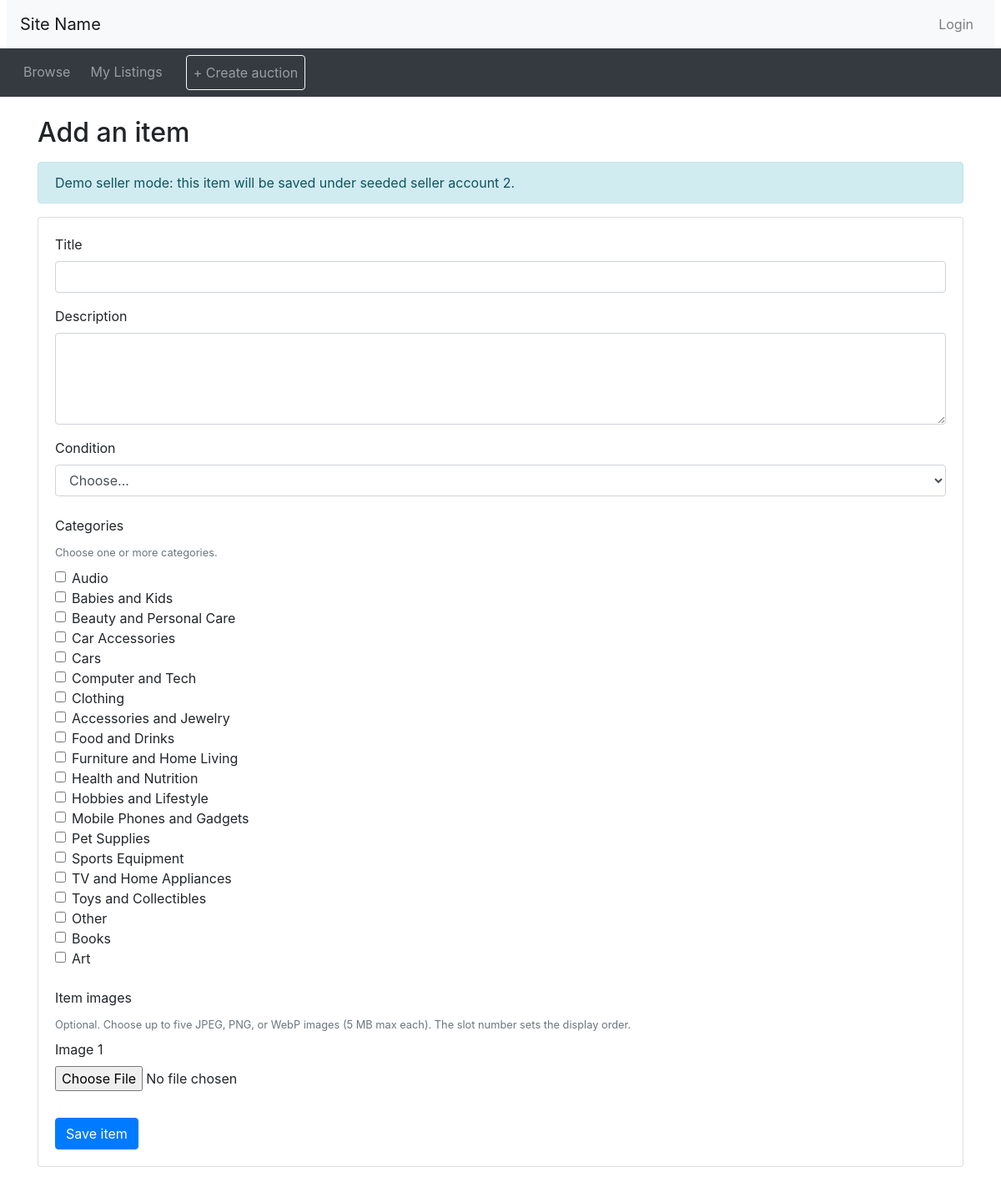
Screenshot of /auction/create_item.php with the database file from the repository.
### tables this page shows
CREATE TABLE Categories (
    categoryId INT UNSIGNED NOT NULL AUTO_INCREMENT PRIMARY KEY,
    name       ENUM(
        'AUDIO',
        'BABIES_AND_KIDS',
        'BEAUTY_AND_PERSONAL_CARE',
        'CAR_ACCESSORIES',
        'CARS',
        'COMPUTER_AND_TECH',
        'CLOTHING',
        'ACCESSORIES_AND_JEWELRY',
        'FOOD_AND_DRINKS',
        'FURNITURE_AND_HOME_LIVING',
        'HEALTH_AND_NUTRITION',
        'HOBBIES_AND_LIFESTYLE',
        'MOBILE_PHONES_AND_GADGETS',
        'PET_SUPPLIES',
        'SPORTS_EQUIPMENT',
        'TV_AND_HOME_APPLIANCES',
        'TOYS_AND_COLLECTIBLES',
        'OTHER',
        'BOOKS',
        'ART'
    ) NOT NULL UNIQUE
);

### auction/create_item.php (the view, shortened to what this page needs)
<?php include_once("header.php")?>
<div class="container my-4">
  <h2 class="my-3">Add an item</h2>
  <div class="alert alert-info">
    Demo seller mode: this item will be saved under seeded seller account 2.
  </div>
<?php
  require_once __DIR__ . '/../sql/database.php';
  $categories = mysqli_query($connection, 'SELECT categoryId, name FROM Categories ORDER BY name');
  $category_labels = [
    'AUDIO' => 'Audio',
    'BABIES_AND_KIDS' => 'Babies and Kids',
    'BEAUTY_AND_PERSONAL_CARE' => 'Beauty and Personal Care',
    'CAR_ACCESSORIES' => 'Car Accessories',
    'CARS' => 'Cars',
    'COMPUTER_AND_TECH' => 'Computer and Tech',
    'CLOTHING' => 'Clothing',
    'ACCESSORIES_AND_JEWELRY' => 'Accessories and Jewelry',
    'FOOD_AND_DRINKS' => 'Food and Drinks',
    'FURNITURE_AND_HOME_LIVING' => 'Furniture and Home Living',
    'HEALTH_AND_NUTRITION' => 'Health and Nutrition',
    'HOBBIES_AND_LIFESTYLE' => 'Hobbies and Lifestyle',
    'MOBILE_PHONES_AND_GADGETS' => 'Mobile Phones and Gadgets',
    'PET_SUPPLIES' => 'Pet Supplies',
    'SPORTS_EQUIPMENT' => 'Sports Equipment',
    'TV_AND_HOME_APPLIANCES' => 'TV and Home Appliances',
    'TOYS_AND_COLLECTIBLES' => 'Toys and Collectibles',
    'OTHER' => 'Other',
    'BOOKS' => 'Books',
    'ART' => 'Art',
  ];
?>
  <div class="card">
    <div class="card-body">
      <form method="post" action="create_item_result.php" enctype="multipart/form-data">
        <div class="form-group">
          <label for="itemTitle">Title</label>
          <input type="text" class="form-control" id="itemTitle" name="title" maxlength="255" required>
        </div>
        <div class="form-group">
          <label for="itemDescription">Description</label>
          <textarea class="form-control" id="itemDescription" name="description" rows="4"></textarea>
        </div>
        <div class="form-group">
          <label for="itemCondition">Condition</label>
          <select class="form-control" id="itemCondition" name="condition" required>
            <option value="">Choose...</option>
          </select>
        </div>
        <fieldset class="form-group">
          <legend class="col-form-label">Categories</legend>
          <small class="form-text text-muted mb-2">Choose one or more categories.</small>
<?php while ($category = mysqli_fetch_assoc($categories)): ?>
          <div class="form-check">
            <input class="form-check-input" type="checkbox" name="category_ids[]" id="category<?php echo (int) $category['categoryId']; ?>" value="<?php echo (int) $category['categoryId']; ?>">
            <label class="form-check-label" for="category<?php echo (int) $category['categoryId']; ?>"><?php echo htmlspecialchars($category_labels[$category['name']] ?? $category['name'], ENT_QUOTES | ENT_SUBSTITUTE, 'UTF-8'); ?></label>
          </div>
<?php endwhile; ?>
        </fieldset>
        <fieldset class="form-group">
          <legend class="col-form-label">Item images</legend>
          <small class="form-text text-muted mb-2">
            Optional. Choose up to five JPEG, PNG, or WebP images (5 MB max each). The slot number sets the display order.
          </small>
<?php for ($image_order = 1; $image_order <= 5; $image_order++): ?>
          <div class="form-group" data-image-field="<?php echo $image_order; ?>" <?php echo $image_order > 1 ? 'hidden' : ''; ?>>
            <label for="itemImage<?php echo $image_order; ?>">Image <?php echo $image_order; ?></label>
            <input type="file" class="form-control-file" id="itemImage<?php echo $image_order; ?>" name="images[<?php echo $image_order; ?>]" accept="image/jpeg,image/png,image/webp">
          </div>
<?php endfor; ?>
        </fieldset>
        <button type="submit" class="btn btn-primary">Save item</button>
      </form>
    </div>
  </div>
</div>
<?php include_once("footer.php")?>

### auction/header.php (shortened to what this page needs)
<!doctype html>
<html lang="en">
<head>
  <link rel="stylesheet" href="css/bootstrap.min.css">
  <link rel="stylesheet" href="https://cdnjs.cloudflare.com/ajax/libs/font-awesome/4.7.0/css/font-awesome.min.css">
  <link rel="stylesheet" href="css/custom.css">
</head>
<body>
<nav class="navbar navbar-expand-lg navbar-light bg-light mx-2">
  <a class="navbar-brand" href="#">Site Name </a>
  <ul class="navbar-nav ml-auto">
    <li class="nav-item">
<?php
  if (isset($_SESSION['logged_in']) && $_SESSION['logged_in'] == true) {
    echo '<a class="nav-link" href="logout.php">Logout</a>';
  }
  else {
    echo '<button type="button" class="btn nav-link" data-toggle="modal" data-target="#loginModal">Login</button>';
  }
?>
    </li>
  </ul>
</nav>
<nav class="navbar navbar-expand-lg navbar-dark bg-dark">
  <ul class="navbar-nav align-middle">
	<li class="nav-item mx-1">
      <a class="nav-link" href="browse.php">Browse</a>
    </li>
<?php
  if (isset($_SESSION['account_type']) && $_SESSION['account_type'] == 'seller') {
  echo('
	<li class="nav-item mx-1">
      <a class="nav-link" href="mylistings.php">My Listings</a>
    </li>
	<li class="nav-item ml-3">
      <a class="nav-link btn border-light" href="create_auction.php">+ Create auction</a>
    </li>');
  }
?>
  </ul>
</nav>

### auction/footer.php (shortened to what this page needs)
</body>
</html>

### rows the page displays
categories: name "Audio"
categories: name "Babies and Kids"
categories: name "Beauty and Personal Care"
categories: name "Car Accessories"
categories: name "Cars"
categories: name "Computer and Tech"
categories: name "Clothing"
categories: name "Accessories and Jewelry"
categories: name "Food and Drinks"
categories: name "Furniture and Home Living"
categories: name "Health and Nutrition"
categories: name "Hobbies and Lifestyle"
categories: name "Mobile Phones and Gadgets"
categories: name "Pet Supplies"
categories: name "Sports Equipment"
categories: name "TV and Home Appliances"
categories: name "Toys and Collectibles"
categories: name "Other"
categories: name "Books"
categories: name "Art"
